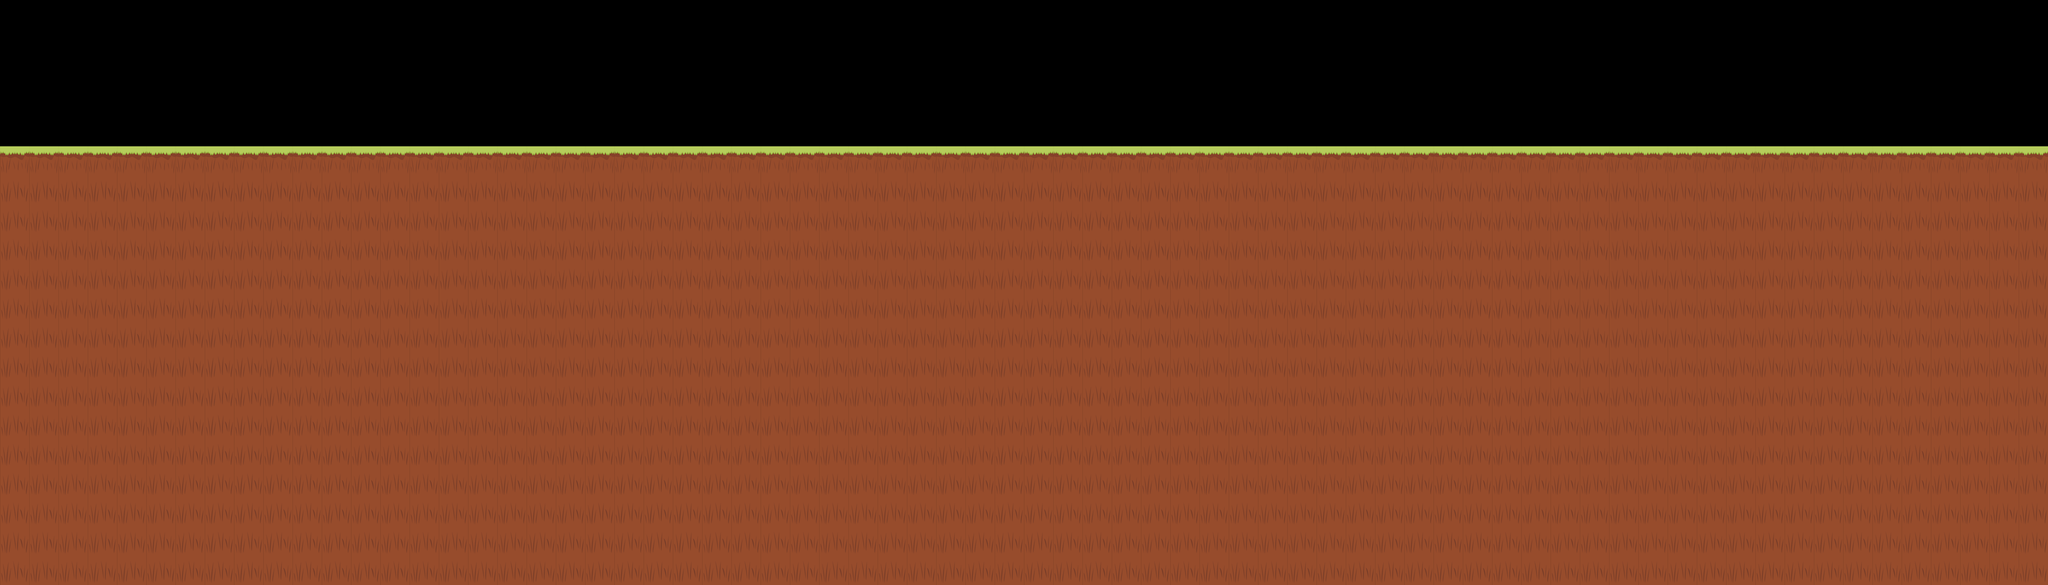

This game map was drawn from its Tiled (.tmx) file and the tilesets committed beside it. A one-line description and the trimmed map source follow:
An orthogonal 70x20 tile map with 64x64 px tiles, 1 tile layer (groundLayer) and 2 objects (startPoint2, endPoint2).

<map version="1.2" tiledversion="1.2.4" orientation="orthogonal" renderorder="right-down" width="70" height="20" tilewidth="64" tileheight="64" infinite="0" nextlayerid="4" nextobjectid="3">
 <tileset firstgid="1" name="tiledmap" tilewidth="64" tileheight="64" tilecount="2" columns="1">
  <image source="tiledmap.png" width="64" height="128" />
  <tile id="0">
   <properties>
    <property name="collide" type="bool" value="true" />
   </properties>
  </tile>
  <tile id="1">
   <properties>
    <property name="collide" type="bool" value="true" />
   </properties>
  </tile>
 </tileset>
 <layer id="2" name="groundLayer" width="70" height="20">
  <data>[1400 cells, 1050 non-empty, 2 distinct tile ids]</data>
 </layer>
 <objectgroup id="3" name="Object1">
  <object id="1" name="startPoint2" x="25.3334" y="257.333" width="60" height="53.3333" />
  <object id="2" name="endPoint2" x="4369.33" y="262.667" width="81.3333" height="36" />
 </objectgroup>
</map>
